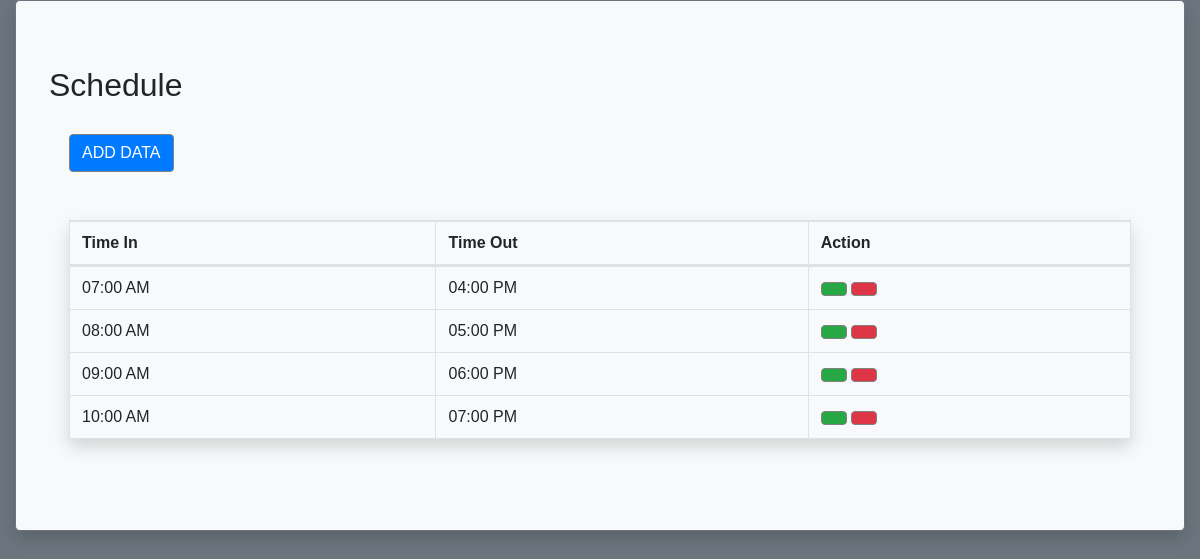
Page /schedule.php on the committed database.
### tables this page shows
CREATE TABLE `schedules` (
  `id` int(11) NOT NULL,
  `time_in` time NOT NULL,
  `time_out` time NOT NULL
);

### schedule.php (the view, shortened to what this page needs)
<link rel="stylesheet" href="https://stackpath.bootstrapcdn.com/bootstrap/4.2.1/css/bootstrap.min.css">
    <link rel="stylesheet" href="https://cdn.datatables.net/1.10.18/css/dataTables.bootstrap4.min.css">
    <link rel="stylesheet" href="styles.css">
<body>
    <div class="container-fluid">
    <div class="jumbotron bg-light shadow border border-secondary">
            <div class="card bg-light" style="border-color: transparent;">
                <h2> Schedule </h2>
            </div>
            <div class="card bg-light" style="border-color: transparent;">
                <div class="card-body bg-light">
                    <button type="button" class="btn btn-primary float-left" data-toggle="modal" data-target="#studentaddmodal">
                        ADD DATA
                    </button>
                </div>
            </div>
            <div class="card bg-light" style="border-color: transparent;">
                <div class="card-body">
                    <?php
                $connection = mysqli_connect("localhost","root","");
                $query = "SELECT * FROM schedules";
                $query_run = mysqli_query($connection, $query);
            ?>
                    <table id="datatableid" class="table table-bordered shadow">
                        <thead>
                            <tr>
                                <th scope="col">Time In</th>
                                <th scope="col">Time Out</th>
                                <th scope="col">Action</th>
                            </tr>
                        </thead>
                        <?php
                if($query_run)
                {
                    foreach($query_run as $row)
                    {
            ?>
                        <tbody>
                            <tr>
                                <td> <?php echo date('h:i A', strtotime($row['time_in'])); ?> </td>
                                <td> <?php echo date('h:i A', strtotime($row['time_out'])); ?> </td>
                                <td>
                                <button type="button" class="btn btn-success editbtn"><i class="lni lni-pencil"></i></button>
                                <button type="button" class="btn btn-danger deletebtn"><i class="lni lni-trash-can"></i></button>
                                </td>
                            </tr>
                        </tbody>
                        <?php
                    }
                }
                else
                {
                    echo "No Record Found";
                }
            ?>
                    </table>
                </div>
            </div>
        </div>
    </div>

### styles.css (style rules this page uses)
body { font-family: 'Poppins', sans-serif; margin: 0; overflow-x: hidden; background-color: #6c757d; }
* { box-sizing: border-box; }
.jumbotron { border-color: white; }

### schedule.php (style rules this page uses)
.btn { border: 1px solid gray; }

### rows in the picture
schedules: time_in "07:00 AM", time_out "04:00 PM"
schedules: time_in "08:00 AM", time_out "05:00 PM"
schedules: time_in "09:00 AM", time_out "06:00 PM"
schedules: time_in "10:00 AM", time_out "07:00 PM"
